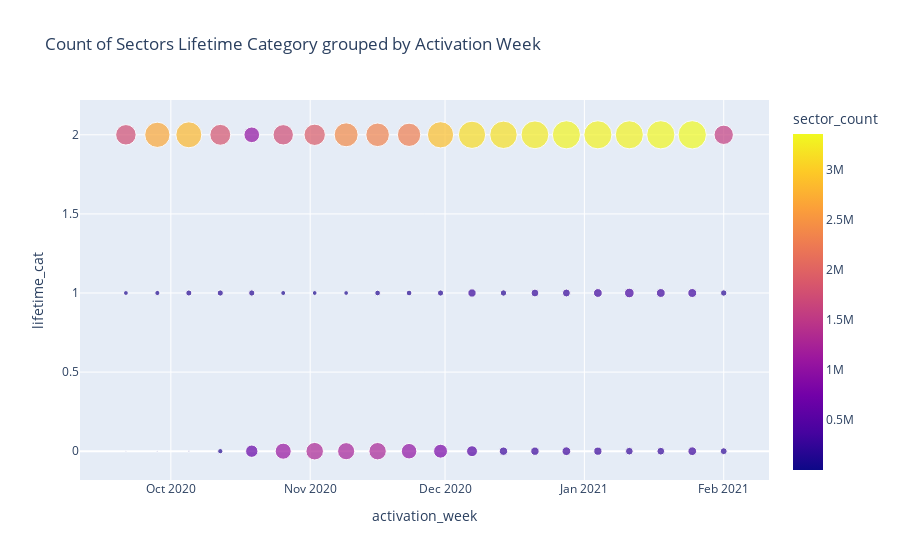

Notebook source saved alongside this figure:
### Code cell
categories = pd.cut(fig_df.sector_lifetime_days, bins=3, labels=False)
z_df = fig_df.assign(lifetime_cat=categories)
z_df = z_df.groupby(['lifetime_cat', 'activation_week']).sector_count.sum().reset_index()
px.scatter(z_df,
           x='activation_week',
           y='lifetime_cat',
           size='sector_count',
           color='sector_count',
           title='Count of Sectors Lifetime Category grouped by Activation Week')
